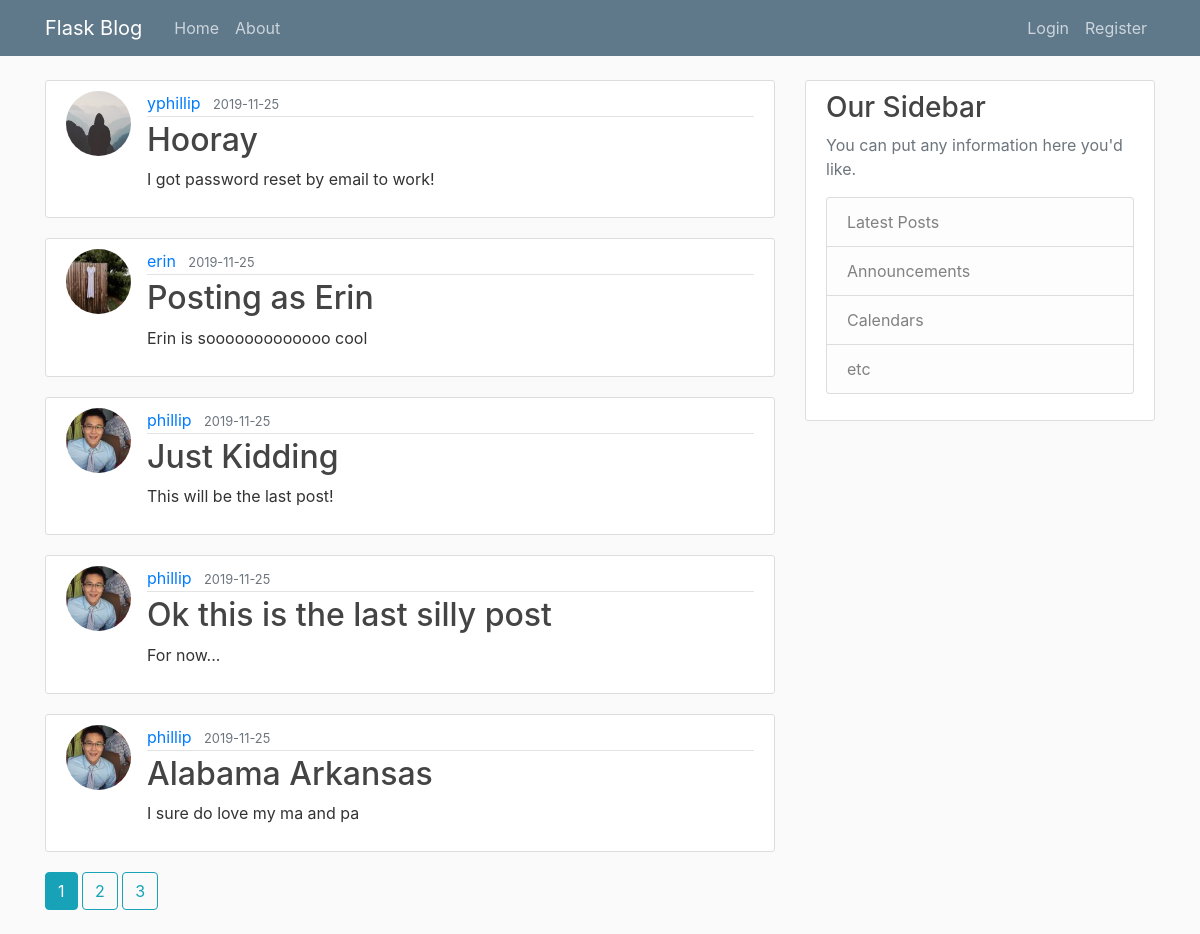
Page /home on the earlier database version.
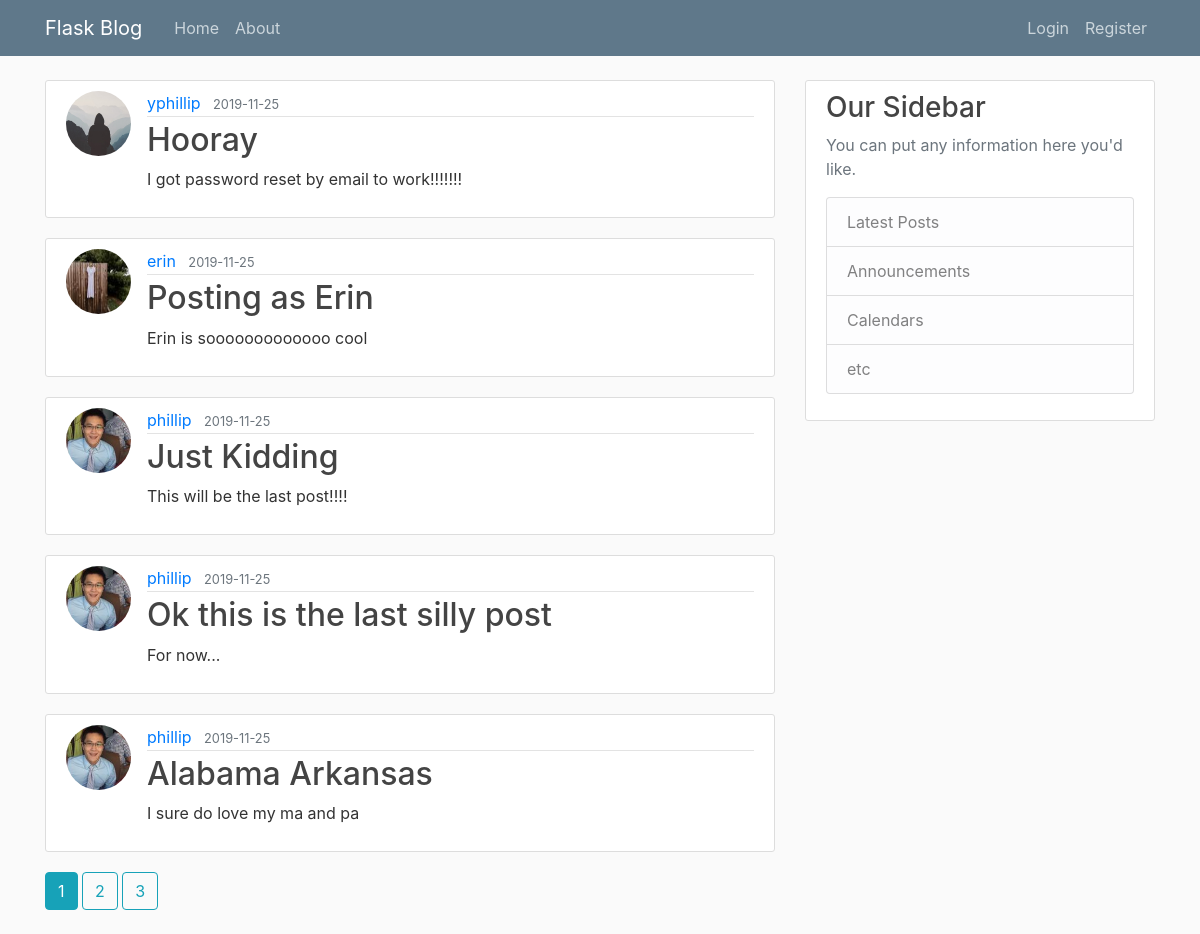
Same page on the later database version.
### flaskblog/models.py (models this page shows, shortened)
class Post(db.Model):
    id = db.Column(db.Integer, primary_key=True)
    title = db.Column(db.String(100), nullable=False)
    date_posted = db.Column(db.DateTime, nullable=False, default=datetime.utcnow)
    content = db.Column(db.Text, nullable=False)
    user_id = db.Column(db.Integer, db.ForeignKey('user.id'), nullable=False)

class User(db.Model, UserMixin):
    id = db.Column(db.Integer, primary_key=True)
    username = db.Column(db.String(20), unique=True, nullable=False)
    email = db.Column(db.String(120), unique=True, nullable=False)
    image_file = db.Column(db.String(20), nullable=False, default='default.jpg')
    password = db.Column(db.String(60), nullable=False)
    posts = db.relationship('Post', backref='author', lazy=True)

### flaskblog/main/routes.py (the view)
@main.route("/")
@main.route("/home")
def home():
    page = request.args.get('page', default=1, type=int)
    posts = Post.query.order_by(Post.date_posted.desc()).paginate(page=page, per_page=5)
    return render_template('home.html', posts=posts)

### flaskblog/templates/home.html
{% extends "layout.html" %}
{% block content %}
    {% for post in posts.items %}
        <article class="media content-section">
            <img class="rounded-circle article-img" src="{{ url_for('static', filename='profile_pics/' + post.author.image_file) }}">
            <div class="media-body">
                <div class="article-metadata">
                    <a class="mr-2" href="{{ url_for('users.user_posts', username=post.author.username) }}">{{ post.author.username }}</a>
                    <small class="text-muted">{{ post.date_posted.strftime('%Y-%m-%d') }}</small>
                </div>
                <h2><a class="article-title" href="{{ url_for('posts.post', post_id=post.id) }}">{{ post.title }}</a></h2>
                <p class="article-content">{{ post.content }}</p>
            </div>
        </article>
    {% endfor %}
    {% for page_num in posts.iter_pages(left_edge=1, right_edge=1, left_current=1, right_current=2) %}
        {% if page_num %}
            {% if page_num == posts.page %}
                <a class="btn btn-info mb-4" href="{{ url_for('main.home', page=page_num) }}">{{ page_num }}</a>
            {% else %}
                <a class="btn btn-outline-info mb-4" href="{{ url_for('main.home', page=page_num) }}">{{ page_num }}</a>
            {% endif %}
        {% else %}
            ...
        {% endif %}
    {% endfor %}
{% endblock content %}

Differences in the rows shown:
changed Post "Hooray": content "I got password reset by email to work!" → "I got password reset by email to work!!!!!!!"
changed Post "Just Kidding": content "This will be the last post!" → "This will be the last post!!!!"
